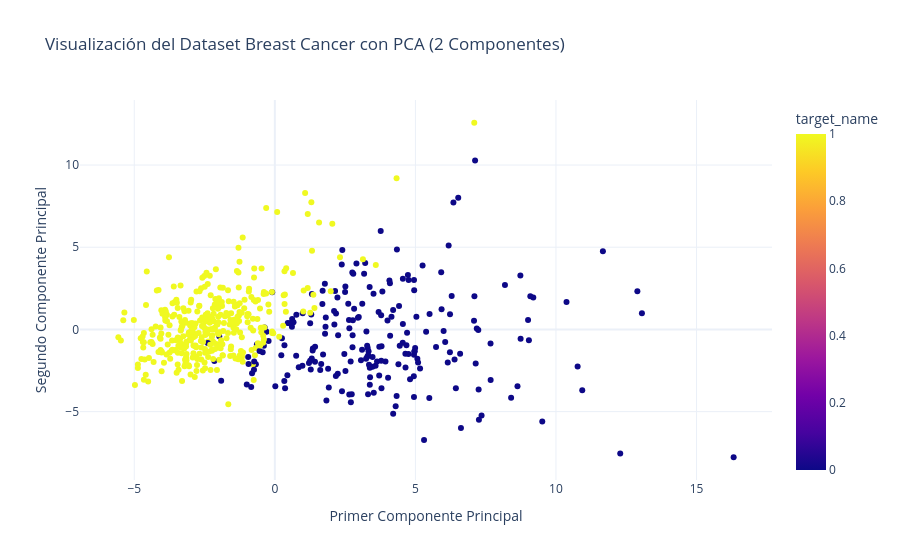

The cell this chart's notebook holds for it:
### Code cell
scaler_pca_breast_cancer = StandardScaler()
X_scaled_pca_breast_cancer = scaler_pca_breast_cancer.fit_transform(X_breast_cancer_data)

# Aplicamos PCA para reducir a 2 dimensiones
pca_breast_cancer = PCA(n_components=2)
X_pca_breast_cancer = pca_breast_cancer.fit_transform(X_scaled_pca_breast_cancer)

# Creamos un DataFrame para la visualización
df_pca_breast_cancer = pd.DataFrame(data=X_pca_breast_cancer, columns=['PC1', 'PC2'])
df_pca_breast_cancer['target_name'] = df_breast_cancer_data['target']

# Gráfico interactivo con Plotly
fig = px.scatter(df_pca_breast_cancer,
                 x='PC1',
                 y='PC2',
                 color='target_name',
                 title='Visualización del Dataset Breast Cancer con PCA (2 Componentes)',
                 labels={'PC1': 'Primer Componente Principal', 'PC2': 'Segundo Componente Principal'},
                 template='plotly_white')

fig.show()

### Figure 1 — Plotly figure (JSON) as saved in the notebook; plotly's stock layout.template omitted (floating-point values rounded to 4 significant figures; data arrays with more than 128 entries replaced by an {"elided": "..."} marker saying what was removed)
{"data": [{"hovertemplate": "Primer Componente Principal=%{x}<br>Segundo Componente Principal=%{y}<br>target_name=%{marker.color}<extra></extra>", "legendgroup": "", "marker": {"color": {"elided": "569 int values"}, "coloraxis": "coloraxis", "symbol": "circle"}, "mode": "markers", "name": "", "orientation": "v", "showlegend": false, "type": "scatter", "x": {"elided": "569 float values"}, "xaxis": "x", "y": {"elided": "569 float values"}, "yaxis": "y"}], "layout": {"coloraxis": {"colorbar": {"title": {"text": "target_name"}}, "colorscale": [[0, "#0d0887"], [0.1111, "#46039f"], [0.2222, "#7201a8"], [0.3333, "#9c179e"], [0.4444, "#bd3786"], [0.5556, "#d8576b"], [0.6667, "#ed7953"], [0.7778, "#fb9f3a"], [0.8889, "#fdca26"], [1, "#f0f921"]]}, "legend": {"tracegroupgap": 0}, "title": {"text": "Visualización del Dataset Breast Cancer con PCA (2 Componentes)"}, "xaxis": {"anchor": "y", "domain": [0, 1], "title": {"text": "Primer Componente Principal"}}, "yaxis": {"anchor": "x", "domain": [0, 1], "title": {"text": "Segundo Componente Principal"}}}}
